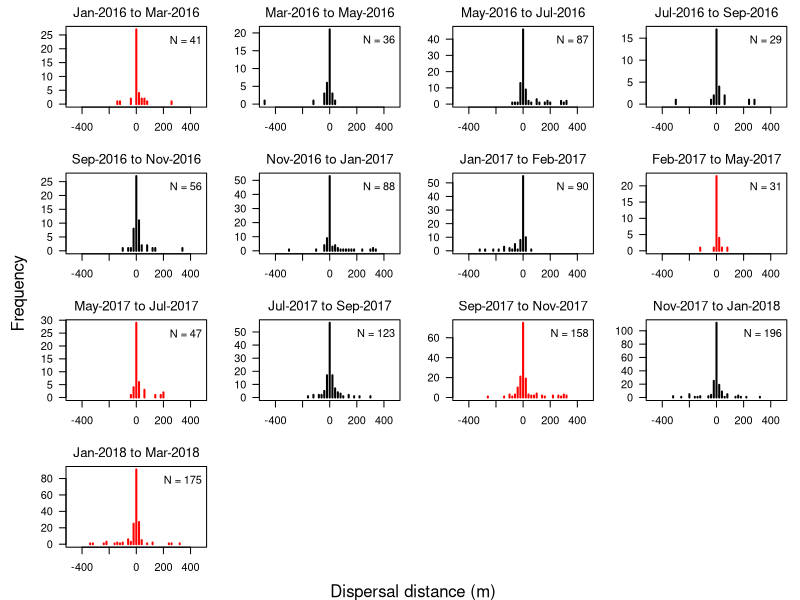
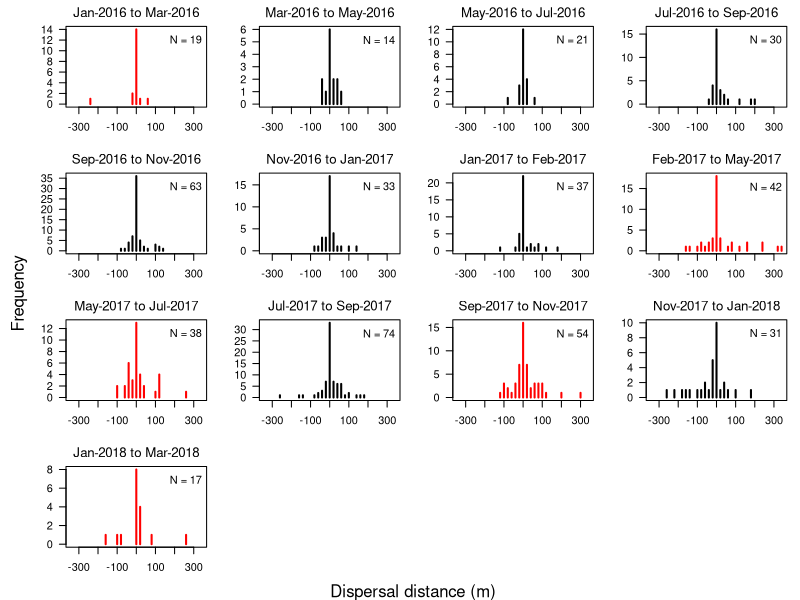
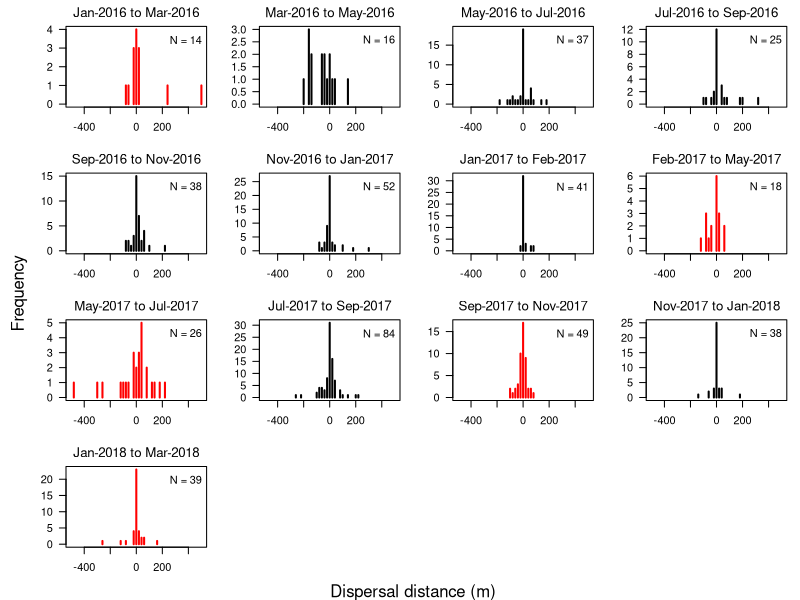

The R source for these figures, in order:
## ---- chunk 1
# Basic statistics
  # Library ----
  rm(list = ls(all.names = TRUE))
  library(stringr)
  library(knitr)

  # Function ----
  fmr <- function(dat){
    Mark_u <- tapply(dat$IND_ID, dat$Species, function(x) length(unique(x) ) )
    Recap_u <- tapply(dat$IND_ID[dat$Y==1], dat$Species[dat$Y==1],
                      function(x) length(unique(x) ) )
    Mark_repl <- tapply(dat$IND_ID, dat$Species, function(x) length(x) )
    Recap_repl <- tapply(dat$IND_ID[dat$Y==1], dat$Species[dat$Y==1],
                         function(x) length(x) )
    return(list(Mark_u = Mark_u, Recap_u = Recap_u,
                Mark_repl = Mark_repl, Recap_repl = Recap_repl) )
  }
  
  # Data ----
  # Fish data
  dat <- read.csv("data/VectorData_MERGE2019-11-19.csv")
  
  dat1 <- fmr(dat[dat$Stream=="Indian",])
  dat2 <- fmr(dat[dat$Stream=="Todd",])
  
  M1 <- data.frame(dat1$Mark_u, dat1$Recap_u, dat1$Mark_repl, dat1$Recap_repl)
  M2 <- data.frame(dat2$Mark_u, dat2$Recap_u, dat2$Mark_repl, dat2$Recap_repl)
  colnames(M2) <- colnames(M1) <- c("Individuals captured (unique)", "Individuals recaptured (unique)",
                                    "Individuals captured (total replicate)", "Individuals recaptured (total replicate)")
  
## ---- chunk 2
kable(M1)
## ---- chunk 3
kable(M2)
## ---- chunk 4
M3 <- read.csv("result/WAIC_summary.csv")
colnames(M3) <- c("Species", "WAIC for the high flow model", "WAIC for the median flow model")
kable(M3)
## ---- chunk 5
M4 <- read.csv("result/Est_MedFlowModel.csv")
M4$Effect <- as.character(M4$Effect)
colnames(M4) <- c("Species", "Effect", "Estimate", "Lower 95% CI", "Upper 95% CI")
M4[,3:5] <- round(M4[,3:5], 2)
M4[which(M4$Effect == "mu.phi"), "Effect"] <- "$\\mu_{\\phi}$"
M4[which(M4$Effect == "sigma.phi"), "Effect"] <- "$\\sigma_{\\phi}$"
kable(M4)
## ---- chunk 6
# Data for figure S1-3
# Library ----
  rm(list = ls(all.names = TRUE))
  library(stringr)

# Data ----
  # Fish data
    dat <- read.csv("data/VectorData_MERGE2019-11-19.csv")
    dat$St_Month <- as.numeric(format(as.Date(dat$Date1), format = "%m") )
    dat$St_Year <- format(as.Date(dat$Date1), format = "%Y")
    dat$End_Month <- as.numeric(format(as.Date(dat$Date2), format = "%m") )
    dat$End_Year <- format(as.Date(dat$Date2), format = "%Y")
    
    ## Movement distance
    dat$X_m <- (dat$X2-dat$X1)*20 
    SP <- sort(unique(dat$Species) )
  
  # Env data
    QF99 <- read.csv("data/Env_QF99_2019-11-19.csv")
    Q99 <- cbind(QF99$QF99_Indian, QF99$QF99_Todd)
    Str <- ifelse(dat$Stream=="Indian", 1, 2)
    dat$QF99 <- Q99[cbind(dat$Occasion1, Str)]
    dat$Q99 <- ifelse(dat$QF99 > 0, 1, 0)
## ---- chunk 7
# Plot ----
  for(i in 1){# select BHC
      par(mfrow = c(4, 4), mar = c(3,3,2,1), oma = c(1,2,0,0) )
      dd <- dat[dat$Species==SP[i],]
      sapply(1:length(unique(dd$Occasion1) ), function(x){
             ##plot
               plot(table(dd$X_m[dd$Occasion1 == x]),
                    axes = F, ann = F, col = ifelse(unique(dd$Q99[dd$Occasion1 == x]) >= 1, "red", "black"),
                    xlim = c(-max(abs(dd$X_m), na.rm = T),
                             max(abs(dd$X_m), na.rm = T) ) )
               legend("topright", bty = "n",
                      legend = substitute("N = "*v1, list(v1 = sum(dd$Y[dd$Occasion1 == x]) ) ) )
             ##panel label
               St_Month <- sort(unique(dd[dd$Occasion1 == x, "St_Month"]) )
               St_Year <- unique(dd[dd$Occasion1 == x, "St_Year"])
               End_Month <- sort(na.omit(unique(dd[dd$Occasion1 == x, "End_Month"]) ) )
               End_Year <- na.omit(unique(dd[dd$Occasion1 == x, "End_Year"]) )
               lab <- paste0(str_sub(month.name[St_Month[1]], 1, 3), "-", St_Year,
                            " to ",
                            str_sub(month.name[End_Month[1]], 1, 3), "-", End_Year)
               mtext(lab, 3, line = 0.5, cex = 0.8)
             ##axis
               sapply(1:2, function(z) axis(z, las = z) )
             })
      mtext("Dispersal distance (m)", 1, outer = T)
      mtext("Frequency", 2, outer = T)
  }

## ---- chunk 8
# Plot ----
  for(i in 2){# select CRC
      par(mfrow = c(4, 4), mar = c(3,3,2,1), oma = c(1,2,0,0) )
      dd <- dat[dat$Species==SP[i],]
      sapply(1:length(unique(dd$Occasion1) ), function(x){
             ##plot
               plot(table(dd$X_m[dd$Occasion1 == x]),
                    axes = F, ann = F, col = ifelse(unique(dd$Q99[dd$Occasion1 == x]) >= 1, "red", "black"),
                    xlim = c(-max(abs(dd$X_m), na.rm = T),
                             max(abs(dd$X_m), na.rm = T) ) )
               legend("topright", bty = "n",
                      legend = substitute("N = "*v1, list(v1 = sum(dd$Y[dd$Occasion1 == x]) ) ) )
             ##panel label
               St_Month <- sort(unique(dd[dd$Occasion1 == x, "St_Month"]) )
               St_Year <- unique(dd[dd$Occasion1 == x, "St_Year"])
               End_Month <- sort(na.omit(unique(dd[dd$Occasion1 == x, "End_Month"]) ) )
               End_Year <- na.omit(unique(dd[dd$Occasion1 == x, "End_Year"]) )
               lab <- paste0(str_sub(month.name[St_Month[1]], 1, 3), "-", St_Year,
                            " to ",
                            str_sub(month.name[End_Month[1]], 1, 3), "-", End_Year)
               mtext(lab, 3, line = 0.5, cex = 0.8)
             ##axis
               sapply(1:2, function(z) axis(z, las = z) )
             })
      mtext("Dispersal distance (m)", 1, outer = T)
      mtext("Frequency", 2, outer = T)
  }

## ---- chunk 9
# Plot ----
  for(i in 3){# select STJ
      par(mfrow = c(4, 4), mar = c(3,3,2,1), oma = c(1,2,0,0) )
      dd <- dat[dat$Species==SP[i],]
      sapply(1:length(unique(dd$Occasion1) ), function(x){
             ##plot
               plot(table(dd$X_m[dd$Occasion1 == x]),
                    axes = F, ann = F, col = ifelse(unique(dd$Q99[dd$Occasion1 == x]) >= 1, "red", "black"),
                    xlim = c(-max(abs(dd$X_m), na.rm = T),
                             max(abs(dd$X_m), na.rm = T) ) )
               legend("topright", bty = "n",
                      legend = substitute("N = "*v1, list(v1 = sum(dd$Y[dd$Occasion1 == x]) ) ) )
             ##panel label
               St_Month <- sort(unique(dd[dd$Occasion1 == x, "St_Month"]) )
               St_Year <- unique(dd[dd$Occasion1 == x, "St_Year"])
               End_Month <- sort(na.omit(unique(dd[dd$Occasion1 == x, "End_Month"]) ) )
               End_Year <- na.omit(unique(dd[dd$Occasion1 == x, "End_Year"]) )
               lab <- paste0(str_sub(month.name[St_Month[1]], 1, 3), "-", St_Year,
                            " to ",
                            str_sub(month.name[End_Month[1]], 1, 3), "-", End_Year)
               mtext(lab, 3, line = 0.5, cex = 0.8)
             ##axis
               sapply(1:2, function(z) axis(z, las = z) )
             })
      mtext("Dispersal distance (m)", 1, outer = T)
      mtext("Frequency", 2, outer = T)
  }

